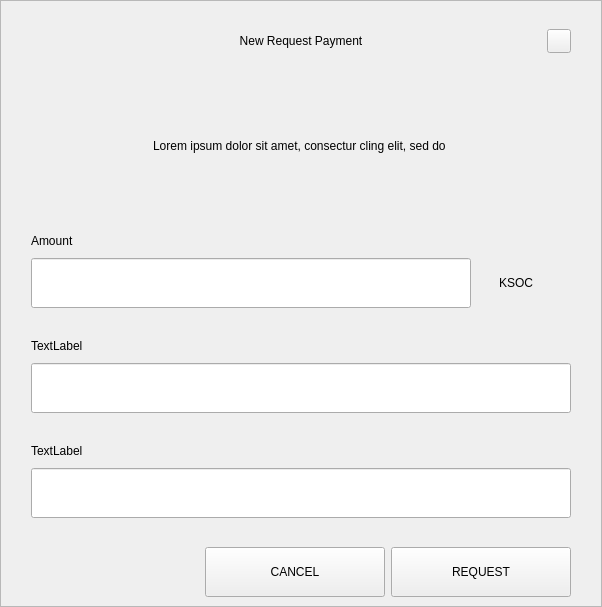
<?xml version="1.0" encoding="UTF-8"?>
<ui version="4.0">
 <class>RequestDialog</class>
 <widget class="QDialog" name="RequestDialog">
  <property name="geometry">
   <rect>
    <x>0</x>
    <y>0</y>
    <width>602</width>
    <height>607</height>
   </rect>
  </property>
  <property name="windowTitle">
   <string>Dialog</string>
  </property>
  <layout class="QVBoxLayout" name="verticalLayout_5">
   <property name="spacing">
    <number>0</number>
   </property>
   <property name="leftMargin">
    <number>0</number>
   </property>
   <property name="topMargin">
    <number>0</number>
   </property>
   <property name="rightMargin">
    <number>0</number>
   </property>
   <property name="bottomMargin">
    <number>0</number>
   </property>
   <item>
    <widget class="QFrame" name="frame">
     <property name="styleSheet">
      <string notr="true"/>
     </property>
     <property name="frameShape">
      <enum>QFrame::StyledPanel</enum>
     </property>
     <property name="frameShadow">
      <enum>QFrame::Raised</enum>
     </property>
     <layout class="QVBoxLayout" name="verticalLayout_4" stretch="1,0,0">
      <property name="spacing">
       <number>0</number>
      </property>
      <property name="leftMargin">
       <number>30</number>
      </property>
      <property name="topMargin">
       <number>20</number>
      </property>
      <property name="rightMargin">
       <number>30</number>
      </property>
      <property name="bottomMargin">
       <number>0</number>
      </property>
      <item>
       <layout class="QHBoxLayout" name="horizontalLayout_3">
        <property name="spacing">
         <number>0</number>
        </property>
        <item>
         <spacer name="horizontalSpacer_21">
          <property name="orientation">
           <enum>Qt::Horizontal</enum>
          </property>
          <property name="sizeHint" stdset="0">
           <size>
            <width>40</width>
            <height>20</height>
           </size>
          </property>
         </spacer>
        </item>
        <item>
         <widget class="QLabel" name="labelTitle">
          <property name="minimumSize">
           <size>
            <width>0</width>
            <height>40</height>
           </size>
          </property>
          <property name="maximumSize">
           <size>
            <width>16777215</width>
            <height>40</height>
           </size>
          </property>
          <property name="styleSheet">
           <string notr="true">padding-left:24px;</string>
          </property>
          <property name="text">
           <string>New Request Payment</string>
          </property>
          <property name="alignment">
           <set>Qt::AlignCenter</set>
          </property>
          <property name="margin">
           <number>7</number>
          </property>
         </widget>
        </item>
        <item>
         <spacer name="horizontalSpacer">
          <property name="orientation">
           <enum>Qt::Horizontal</enum>
          </property>
          <property name="sizeHint" stdset="0">
           <size>
            <width>40</width>
            <height>20</height>
           </size>
          </property>
         </spacer>
        </item>
        <item>
         <widget class="QPushButton" name="btnEsc">
          <property name="minimumSize">
           <size>
            <width>24</width>
            <height>24</height>
           </size>
          </property>
          <property name="maximumSize">
           <size>
            <width>24</width>
            <height>24</height>
           </size>
          </property>
          <property name="focusPolicy">
           <enum>Qt::NoFocus</enum>
          </property>
          <property name="text">
           <string/>
          </property>
         </widget>
        </item>
       </layout>
      </item>
      <item>
       <widget class="QStackedWidget" name="stack">
        <property name="minimumSize">
         <size>
          <width>540</width>
          <height>0</height>
         </size>
        </property>
        <property name="maximumSize">
         <size>
          <width>540</width>
          <height>16777215</height>
         </size>
        </property>
        <property name="currentIndex">
         <number>0</number>
        </property>
        <widget class="QWidget" name="page_1">
         <property name="minimumSize">
          <size>
           <width>540</width>
           <height>0</height>
          </size>
         </property>
         <property name="maximumSize">
          <size>
           <width>540</width>
           <height>16777215</height>
          </size>
         </property>
         <layout class="QVBoxLayout" name="layout1">
          <property name="spacing">
           <number>0</number>
          </property>
          <property name="leftMargin">
           <number>0</number>
          </property>
          <property name="topMargin">
           <number>0</number>
          </property>
          <property name="rightMargin">
           <number>0</number>
          </property>
          <property name="bottomMargin">
           <number>0</number>
          </property>
          <item>
           <spacer name="verticalSpacer_21">
            <property name="orientation">
             <enum>Qt::Vertical</enum>
            </property>
            <property name="sizeType">
             <enum>QSizePolicy::Fixed</enum>
            </property>
            <property name="sizeHint" stdset="0">
             <size>
              <width>20</width>
              <height>30</height>
             </size>
            </property>
           </spacer>
          </item>
          <item alignment="Qt::AlignHCenter">
           <widget class="QLabel" name="labelMessage">
            <property name="minimumSize">
             <size>
              <width>400</width>
              <height>50</height>
             </size>
            </property>
            <property name="text">
             <string>Lorem ipsum dolor sit amet, consectur cling elit, sed do </string>
            </property>
            <property name="alignment">
             <set>Qt::AlignCenter</set>
            </property>
            <property name="wordWrap">
             <bool>true</bool>
            </property>
           </widget>
          </item>
          <item alignment="Qt::AlignBottom">
           <widget class="QWidget" name="containerAmount" native="true">
            <layout class="QVBoxLayout" name="verticalLayout">
             <property name="spacing">
              <number>9</number>
             </property>
             <property name="leftMargin">
              <number>0</number>
             </property>
             <property name="topMargin">
              <number>0</number>
             </property>
             <property name="rightMargin">
              <number>0</number>
             </property>
             <property name="bottomMargin">
              <number>0</number>
             </property>
             <item>
              <widget class="QLabel" name="labelSubtitleAmount">
               <property name="minimumSize">
                <size>
                 <width>350</width>
                 <height>16</height>
                </size>
               </property>
               <property name="maximumSize">
                <size>
                 <width>16777215</width>
                 <height>16</height>
                </size>
               </property>
               <property name="text">
                <string>Amount</string>
               </property>
              </widget>
             </item>
             <item alignment="Qt::AlignTop">
              <widget class="QWidget" name="layoutAmount" native="true">
               <layout class="QHBoxLayout" name="horizontalLayout" stretch="2,0">
                <property name="spacing">
                 <number>0</number>
                </property>
                <property name="leftMargin">
                 <number>0</number>
                </property>
                <property name="topMargin">
                 <number>0</number>
                </property>
                <property name="rightMargin">
                 <number>0</number>
                </property>
                <property name="bottomMargin">
                 <number>0</number>
                </property>
                <item>
                 <widget class="QLineEdit" name="lineEditAmount">
                  <property name="minimumSize">
                   <size>
                    <width>0</width>
                    <height>50</height>
                   </size>
                  </property>
                  <property name="maximumSize">
                   <size>
                    <width>16777215</width>
                    <height>50</height>
                   </size>
                  </property>
                 </widget>
                </item>
                <item>
                 <widget class="QWidget" name="comboContainer" native="true">
                  <property name="minimumSize">
                   <size>
                    <width>100</width>
                    <height>50</height>
                   </size>
                  </property>
                  <property name="maximumSize">
                   <size>
                    <width>16777215</width>
                    <height>50</height>
                   </size>
                  </property>
                  <layout class="QHBoxLayout" name="horizontalLayout_31">
                   <property name="spacing">
                    <number>0</number>
                   </property>
                   <property name="leftMargin">
                    <number>0</number>
                   </property>
                   <property name="topMargin">
                    <number>0</number>
                   </property>
                   <property name="rightMargin">
                    <number>10</number>
                   </property>
                   <property name="bottomMargin">
                    <number>0</number>
                   </property>
                   <item>
                    <widget class="QLabel" name="comboBoxCoin">
                     <property name="text">
                      <string>KSOC</string>
                     </property>
                     <property name="alignment">
                      <set>Qt::AlignCenter</set>
                     </property>
                    </widget>
                   </item>
                  </layout>
                 </widget>
                </item>
               </layout>
              </widget>
             </item>
            </layout>
           </widget>
          </item>
          <item>
           <spacer name="verticalSpacer_31">
            <property name="orientation">
             <enum>Qt::Vertical</enum>
            </property>
            <property name="sizeType">
             <enum>QSizePolicy::Fixed</enum>
            </property>
            <property name="sizeHint" stdset="0">
             <size>
              <width>20</width>
              <height>30</height>
             </size>
            </property>
           </spacer>
          </item>
          <item>
           <layout class="QVBoxLayout" name="verticalLayoutLabel">
            <property name="spacing">
             <number>9</number>
            </property>
            <item>
             <widget class="QLabel" name="labelSubtitleLabel">
              <property name="minimumSize">
               <size>
                <width>0</width>
                <height>16</height>
               </size>
              </property>
              <property name="maximumSize">
               <size>
                <width>16777215</width>
                <height>16</height>
               </size>
              </property>
              <property name="text">
               <string>TextLabel</string>
              </property>
             </widget>
            </item>
            <item>
             <widget class="QLineEdit" name="lineEditLabel">
              <property name="minimumSize">
               <size>
                <width>0</width>
                <height>50</height>
               </size>
              </property>
              <property name="maximumSize">
               <size>
                <width>16777215</width>
                <height>50</height>
               </size>
              </property>
             </widget>
            </item>
           </layout>
          </item>
          <item>
           <spacer name="verticalSpacer_34">
            <property name="orientation">
             <enum>Qt::Vertical</enum>
            </property>
            <property name="sizeType">
             <enum>QSizePolicy::Fixed</enum>
            </property>
            <property name="sizeHint" stdset="0">
             <size>
              <width>20</width>
              <height>30</height>
             </size>
            </property>
           </spacer>
          </item>
          <item>
           <layout class="QVBoxLayout" name="verticalLayoutDescription">
            <property name="spacing">
             <number>9</number>
            </property>
            <item>
             <widget class="QLabel" name="labelSubtitleDescription">
              <property name="minimumSize">
               <size>
                <width>0</width>
                <height>16</height>
               </size>
              </property>
              <property name="maximumSize">
               <size>
                <width>16777215</width>
                <height>16</height>
               </size>
              </property>
              <property name="text">
               <string>TextLabel</string>
              </property>
             </widget>
            </item>
            <item>
             <widget class="QLineEdit" name="lineEditDescription">
              <property name="minimumSize">
               <size>
                <width>0</width>
                <height>50</height>
               </size>
              </property>
              <property name="maximumSize">
               <size>
                <width>16777215</width>
                <height>50</height>
               </size>
              </property>
             </widget>
            </item>
            <item>
             <spacer name="verticalSpacer_4">
              <property name="orientation">
               <enum>Qt::Vertical</enum>
              </property>
              <property name="sizeType">
               <enum>QSizePolicy::Fixed</enum>
              </property>
              <property name="sizeHint" stdset="0">
               <size>
                <width>20</width>
                <height>20</height>
               </size>
              </property>
             </spacer>
            </item>
           </layout>
          </item>
         </layout>
        </widget>
        <widget class="QWidget" name="page_2">
         <layout class="QVBoxLayout" name="layout2">
          <item>
           <spacer name="verticalSpacer_5">
            <property name="orientation">
             <enum>Qt::Vertical</enum>
            </property>
            <property name="sizeType">
             <enum>QSizePolicy::Fixed</enum>
            </property>
            <property name="sizeHint" stdset="0">
             <size>
              <width>20</width>
              <height>50</height>
             </size>
            </property>
           </spacer>
          </item>
          <item alignment="Qt::AlignHCenter">
           <widget class="QLabel" name="labelQrImg">
            <property name="minimumSize">
             <size>
              <width>260</width>
              <height>260</height>
             </size>
            </property>
            <property name="maximumSize">
             <size>
              <width>260</width>
              <height>260</height>
             </size>
            </property>
            <property name="text">
             <string/>
            </property>
            <property name="alignment">
             <set>Qt::AlignCenter</set>
            </property>
           </widget>
          </item>
          <item>
           <spacer name="verticalSpacer_2">
            <property name="orientation">
             <enum>Qt::Vertical</enum>
            </property>
            <property name="sizeType">
             <enum>QSizePolicy::Fixed</enum>
            </property>
            <property name="sizeHint" stdset="0">
             <size>
              <width>20</width>
              <height>30</height>
             </size>
            </property>
           </spacer>
          </item>
          <item alignment="Qt::AlignHCenter">
           <widget class="QLabel" name="labelAddress">
            <property name="text">
             <string>ZmkEBAFKzay6fMaYp3ZBJGSDXCNaa9DjwD </string>
            </property>
           </widget>
          </item>
          <item>
           <spacer name="verticalSpacer_32">
            <property name="orientation">
             <enum>Qt::Vertical</enum>
            </property>
            <property name="sizeType">
             <enum>QSizePolicy::Expanding</enum>
            </property>
            <property name="sizeHint" stdset="0">
             <size>
              <width>20</width>
              <height>20</height>
             </size>
            </property>
           </spacer>
          </item>
          <item>
           <layout class="QHBoxLayout" name="horizontal">
            <property name="leftMargin">
             <number>20</number>
            </property>
            <property name="rightMargin">
             <number>20</number>
            </property>
            <property name="bottomMargin">
             <number>20</number>
            </property>
            <item>
             <spacer name="horizontalSpacer_4">
              <property name="orientation">
               <enum>Qt::Horizontal</enum>
              </property>
              <property name="sizeHint" stdset="0">
               <size>
                <width>40</width>
                <height>20</height>
               </size>
              </property>
             </spacer>
            </item>
            <item>
             <widget class="QPushButton" name="btnCopyAddress">
              <property name="minimumSize">
               <size>
                <width>180</width>
                <height>50</height>
               </size>
              </property>
              <property name="text">
               <string>COPY ADDRESS</string>
              </property>
             </widget>
            </item>
            <item>
             <widget class="QPushButton" name="btnCopyUrl">
              <property name="minimumSize">
               <size>
                <width>180</width>
                <height>50</height>
               </size>
              </property>
              <property name="text">
               <string>COPY URL</string>
              </property>
             </widget>
            </item>
            <item>
             <spacer name="horizontalSpacer_2">
              <property name="orientation">
               <enum>Qt::Horizontal</enum>
              </property>
              <property name="sizeHint" stdset="0">
               <size>
                <width>40</width>
                <height>20</height>
               </size>
              </property>
             </spacer>
            </item>
           </layout>
          </item>
         </layout>
        </widget>
       </widget>
      </item>
      <item>
       <widget class="QWidget" name="buttonsStack" native="true">
        <layout class="QHBoxLayout" name="horizontalLayout_5">
         <property name="leftMargin">
          <number>20</number>
         </property>
         <property name="rightMargin">
          <number>0</number>
         </property>
         <item>
          <spacer name="horizontalSpacer_41">
           <property name="orientation">
            <enum>Qt::Horizontal</enum>
           </property>
           <property name="sizeHint" stdset="0">
            <size>
             <width>40</width>
             <height>20</height>
            </size>
           </property>
          </spacer>
         </item>
         <item>
          <widget class="QPushButton" name="btnCancel">
           <property name="minimumSize">
            <size>
             <width>180</width>
             <height>50</height>
            </size>
           </property>
           <property name="focusPolicy">
            <enum>Qt::NoFocus</enum>
           </property>
           <property name="text">
            <string>CANCEL</string>
           </property>
          </widget>
         </item>
         <item>
          <widget class="QPushButton" name="btnSave">
           <property name="minimumSize">
            <size>
             <width>180</width>
             <height>50</height>
            </size>
           </property>
           <property name="focusPolicy">
            <enum>Qt::NoFocus</enum>
           </property>
           <property name="text">
            <string>REQUEST</string>
           </property>
          </widget>
         </item>
        </layout>
       </widget>
      </item>
     </layout>
    </widget>
   </item>
  </layout>
 </widget>
 <resources/>
 <connections/>
</ui>
